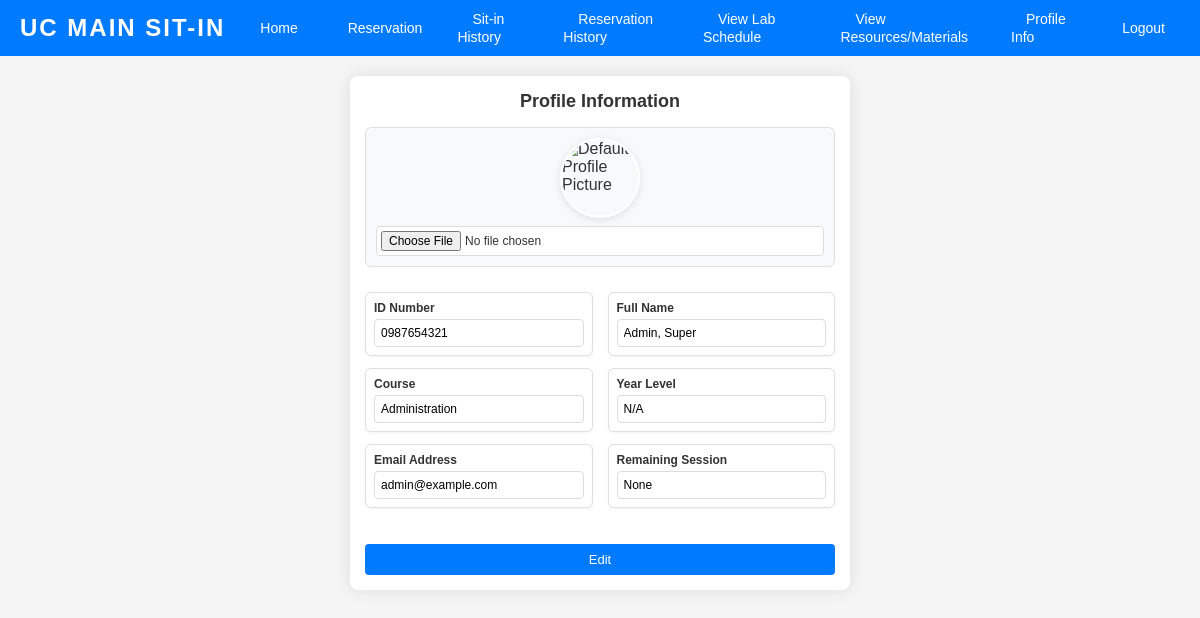
The page /profile (signed in) on the database its author committed.
### tables this page shows
CREATE TABLE users (
idNO VARCHAR(20) PRIMARY KEY,
lastname VARCHAR(100),
firstname VARCHAR(100),
middlename VARCHAR(100),
course VARCHAR(100),
year_level VARCHAR(10),
email VARCHAR(150),
username VARCHAR(50) UNIQUE,
password VARCHAR(100),
session VARCHAR(20),
profile_picture TEXT,
role VARCHAR(20) DEFAULT 'user' CHECK (role IN ('user', 'admin'))
, completed_sessions INTEGER DEFAULT 0);

### app.py (the view, shortened to what this page needs)
@app.route('/profile', methods=['GET', 'POST'])
def profile():
    if 'username' not in session:
        return redirect(url_for('login', error="You must be logged in to view your profile."))
    conn = sqlite3.connect(DATABASE)
    cursor = conn.cursor()
    cursor.execute('''
        SELECT idNO, lastname, firstname, middlename, course, year_level, email, session, profile_picture
        FROM users WHERE username = ?
    ''', (session['username'],))
    user_data = cursor.fetchone()
    conn.close()
    if not user_data:
        flash("User data not found.", "error")
        return redirect(url_for('login'))
    user = {
        'idno': user_data[0],
        'lastname': user_data[1],
        'firstname': user_data[2],
        'middlename': user_data[3],
        'course': user_data[4],
        'year_level': user_data[5],
        'email': user_data[6],
        'session': user_data[7],
        'profile_picture': user_data[8]
    }
    return render_template('profile.html', user=user)

### templates/profile.html (shortened to what this page needs)
<!DOCTYPE html>
<html lang="en">
<head>
  <link rel="stylesheet" href="{{ url_for('static', filename='styles-dashboard.css') }}">
  <link rel="stylesheet" href="https://cdnjs.cloudflare.com/ajax/libs/font-awesome/6.0.0/css/all.min.css">
</head>
<body>
  <nav class="navbar">
    <div class="logo-text">
      UC Main Sit-In
    </div>
    <ul class="nav-links">
      <li><a href="{{ url_for('dashboard') }}">Home</a></li>
      <li><a href="{{ url_for('reservation') }}">Reservation</a></li>
      <li><a href="{{ url_for('sit_in_history') }}">Sit-in History</a></li>
      <li><a href="{{ url_for('reservation_history') }}">Reservation History</a></li>
      <li><a href="{{ url_for('lab_history') }}">View Lab Schedule</a></li>
      <li><a href="{{ url_for('resources') }}">View Resources/Materials</a></li>
      <li><a href="{{ url_for('profile') }}">Profile Info</a></li>
      <li><a href="{{ url_for('logout') }}">Logout</a></li>
    </ul>
  </nav>
  <div class="main-content">
    <div class="profile-info">
      <h3>Profile Information</h3>
      <form class="profile-form" id="profileForm" method="POST" action="{{ url_for('update_profile') }}" enctype="multipart/form-data">
        <div class="profile-picture">
          {% if user.profile_picture %}
            <img src="{{ url_for('static', filename='profile_pictures/' + user.profile_picture) }}" alt="Profile Picture" class="profile-pic">
          {% else %}
            <img src="{{ url_for('static', filename='profile_pictures/default.jpg') }}" alt="Default Profile Picture" class="profile-pic">
          {% endif %}
          <input type="file" id="profilePicture" name="profilePicture" accept="image/*">
        </div>
        <div class="profile-grid">
          <div class="profile-column">
            <div class="input-group">
              <label for="idno"><strong>ID Number</strong></label>
              <input type="text" id="idno" name="idno" value="{{ user.idno }}" readonly>
            </div>
            <div class="input-group">
              <label for="course"><strong>Course</strong></label>
              <input type="text" id="course" name="course" value="{{ user.course }}" readonly>
            </div>
            <div class="input-group">
              <label for="email"><strong>Email Address</strong></label>
              <input type="email" id="email" name="email" value="{{ user.email }}" readonly>
            </div>
          </div>
          <div class="profile-column">
            <div class="input-group">
              <label for="fullname"><strong>Full Name</strong></label>
              <input type="text" id="fullname" name="fullname" value="{{ user.lastname }}, {{ user.firstname }}" readonly>
            </div>
            <div class="input-group">
              <label for="year_level"><strong>Year Level</strong></label>
              <input type="text" id="year_level" name="year_level" value="{{ user.year_level }}" readonly>
            </div>
            <div class="input-group">
              <label for="session"><strong>Remaining Session</strong></label>
              <input type="text" id="session" name="session" value="{{ user.session }}" readonly>
            </div>
          </div>
        </div>
        <button type="button" id="editButton">Edit</button>
      </form>
    </div>
  </div>
</body>
</html>

### static/styles-dashboard.css (style rules this page uses)
* { margin: 0; padding: 0; box-sizing: border-box; }
body { font-family: 'Arial', sans-serif; background: #f5f5f5; color: #333; display: flex; flex-direction: column; height: 100vh; }
.navbar { display: flex; align-items: center; justify-content: space-between; background: #007bff; padding: 10px 20px; }
.logo-text { font-size: 24px; font-weight: bold; color: #fff; text-transform: uppercase; letter-spacing: 2px; flex-shrink: 0; }
.nav-links { list-style: none; display: flex; align-items: center; margin: 0; padding: 0; }
.nav-links li { margin-left: 20px; }
.nav-links li a { color: #fff; text-decoration: none; font-size: 14px; padding: 10px 15px; border-radius: 5px; transition: background 0.3s ease, color 0.3s ease; }
.profile-grid { display: grid; grid-template-columns: 1fr 1fr; gap: 15px; margin-bottom: 20px; }
.profile-column { display: flex; flex-direction: column; gap: 12px; }
.profile-info { background: #fff; padding: 15px; border-radius: 8px; box-shadow: 0 0 15px rgba(0, 0, 0, 0.1); width: 100%; max-width: 500px; margin: 20px auto; animation: fadeIn 0.5s ease-in-out; }
.profile-info h3 { text-align: center; margin-bottom: 15px; color: #333; font-size: 18px; font-weight: 600; }
.profile-form { display: flex; flex-direction: column; gap: 10px; }
.profile-picture { display: flex; flex-direction: column; align-items: center; margin-bottom: 15px; padding: 10px; background: #f8f9fa; border-radius: 6px; border: 1px solid #e0e0e0; }
.profile-pic { width: 80px; height: 80px; border-radius: 50%; object-fit: cover; margin-bottom: 8px; border: 2px solid #fff; box-shadow: 0 2px 8px rgba(0, 0, 0, 0.1); }
#profilePicture { width: 100%; padding: 4px; border: 1px solid #ddd; border-radius: 4px; background: #fff; font-size: 12px; }
.input-group { margin-bottom: 0; background-color: #ffffff; border: 1px solid #e0e0e0; border-radius: 6px; padding: 8px; box-shadow: 0 1px 3px rgba(0, 0, 0, 0.05); transition: all 0.3s ease; }
.input-group label { display: block; margin-bottom: 4px; color: #333; font-weight: 600; font-size: 12px; }
.input-group input { width: 100%; padding: 6px; border: 1px solid #ddd; border-radius: 4px; font-size: 12px; transition: border-color 0.3s ease; }
#editButton, #saveButton { width: 100%; padding: 8px; background: #007bff; color: #fff; border: none; border-radius: 4px; font-size: 13px; font-weight: 500; cursor: pointer; transition: background 0.3s ease; margin-top: 6px; }
.main-content { display: flex; flex-direction: column; margin: 0; padding: 0; max-width: 100%; }
@media (max-width: 1200px) { .main-content { flex-direction: column; align-items: center; padding: 0 15px; } }

### rows shown on the page
users: idno "0987654321", course "Administration", email "admin@example.com", fullname "Admin, Super", year_level "N/A"
